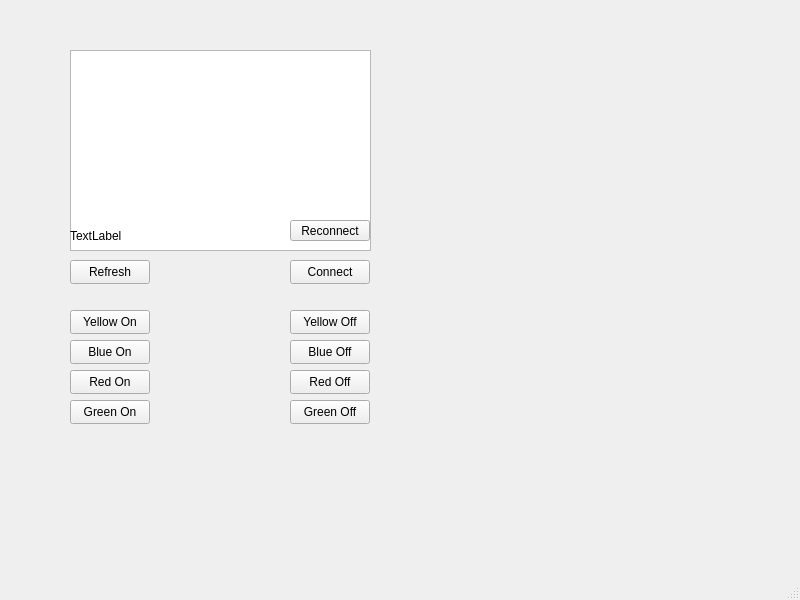
<?xml version="1.0" encoding="UTF-8"?>
<ui version="4.0">
 <class>MainWindow</class>
 <widget class="QMainWindow" name="MainWindow">
  <property name="geometry">
   <rect>
    <x>0</x>
    <y>0</y>
    <width>800</width>
    <height>600</height>
   </rect>
  </property>
  <property name="windowTitle">
   <string>MainWindow</string>
  </property>
  <widget class="QWidget" name="centralwidget">
   <widget class="QPushButton" name="pushButton_Send">
    <property name="geometry">
     <rect>
      <x>290</x>
      <y>180</y>
      <width>80</width>
      <height>24</height>
     </rect>
    </property>
    <property name="text">
     <string>Send</string>
    </property>
   </widget>
   <widget class="QLineEdit" name="lineEdit_Serial_Data">
    <property name="geometry">
     <rect>
      <x>70</x>
      <y>180</y>
      <width>211</width>
      <height>24</height>
     </rect>
    </property>
   </widget>
   <widget class="QLabel" name="label_Data_Recieved">
    <property name="geometry">
     <rect>
      <x>70</x>
      <y>145</y>
      <width>301</width>
      <height>31</height>
     </rect>
    </property>
    <property name="text">
     <string>TextLabel</string>
    </property>
   </widget>
   <widget class="QListWidget" name="listWidget_Comport">
    <property name="geometry">
     <rect>
      <x>70</x>
      <y>50</y>
      <width>301</width>
      <height>201</height>
     </rect>
    </property>
   </widget>
   <widget class="QPushButton" name="pushButton_Connect">
    <property name="geometry">
     <rect>
      <x>290</x>
      <y>260</y>
      <width>80</width>
      <height>24</height>
     </rect>
    </property>
    <property name="text">
     <string>Connect</string>
    </property>
   </widget>
   <widget class="QPushButton" name="pushButton_Refresh">
    <property name="geometry">
     <rect>
      <x>70</x>
      <y>260</y>
      <width>80</width>
      <height>24</height>
     </rect>
    </property>
    <property name="text">
     <string>Refresh</string>
    </property>
   </widget>
   <widget class="QLabel" name="label_Comport">
    <property name="geometry">
     <rect>
      <x>70</x>
      <y>220</y>
      <width>211</width>
      <height>31</height>
     </rect>
    </property>
    <property name="text">
     <string>TextLabel</string>
    </property>
   </widget>
   <widget class="QPushButton" name="pushButton_Reconnect">
    <property name="geometry">
     <rect>
      <x>290</x>
      <y>220</y>
      <width>80</width>
      <height>21</height>
     </rect>
    </property>
    <property name="text">
     <string>Reconnect</string>
    </property>
   </widget>
   <widget class="QPushButton" name="pushButton_Yellow_On">
    <property name="geometry">
     <rect>
      <x>70</x>
      <y>310</y>
      <width>80</width>
      <height>24</height>
     </rect>
    </property>
    <property name="text">
     <string>Yellow On</string>
    </property>
   </widget>
   <widget class="QPushButton" name="pushButton_Blue_On">
    <property name="geometry">
     <rect>
      <x>70</x>
      <y>340</y>
      <width>80</width>
      <height>24</height>
     </rect>
    </property>
    <property name="text">
     <string>Blue On</string>
    </property>
   </widget>
   <widget class="QPushButton" name="pushButton_Red_On">
    <property name="geometry">
     <rect>
      <x>70</x>
      <y>370</y>
      <width>80</width>
      <height>24</height>
     </rect>
    </property>
    <property name="text">
     <string>Red On</string>
    </property>
   </widget>
   <widget class="QPushButton" name="pushButton_Green_On">
    <property name="geometry">
     <rect>
      <x>70</x>
      <y>400</y>
      <width>80</width>
      <height>24</height>
     </rect>
    </property>
    <property name="text">
     <string>Green On</string>
    </property>
   </widget>
   <widget class="QPushButton" name="pushButton_Yellow_Off">
    <property name="geometry">
     <rect>
      <x>290</x>
      <y>310</y>
      <width>80</width>
      <height>24</height>
     </rect>
    </property>
    <property name="text">
     <string>Yellow Off</string>
    </property>
   </widget>
   <widget class="QPushButton" name="pushButton_Blue_Off">
    <property name="geometry">
     <rect>
      <x>290</x>
      <y>340</y>
      <width>80</width>
      <height>24</height>
     </rect>
    </property>
    <property name="text">
     <string>Blue Off</string>
    </property>
   </widget>
   <widget class="QPushButton" name="pushButton_Red_Off">
    <property name="geometry">
     <rect>
      <x>290</x>
      <y>370</y>
      <width>80</width>
      <height>24</height>
     </rect>
    </property>
    <property name="text">
     <string>Red Off</string>
    </property>
   </widget>
   <widget class="QPushButton" name="pushButton_Green_Off">
    <property name="geometry">
     <rect>
      <x>290</x>
      <y>400</y>
      <width>80</width>
      <height>24</height>
     </rect>
    </property>
    <property name="text">
     <string>Green Off</string>
    </property>
   </widget>
  </widget>
  <widget class="QMenuBar" name="menubar">
   <property name="geometry">
    <rect>
     <x>0</x>
     <y>0</y>
     <width>800</width>
     <height>21</height>
    </rect>
   </property>
  </widget>
  <widget class="QStatusBar" name="statusbar"/>
 </widget>
 <resources/>
 <connections/>
</ui>
